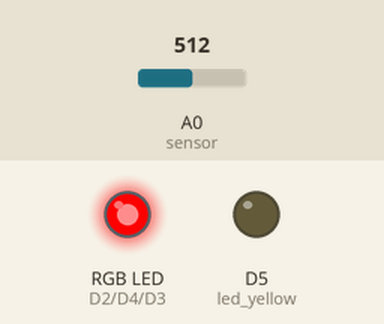
Bench run of a sketch on a simulated ESP8266 (NodeMCU). Shown: an RGB LED mixed from three pins (HIGH = lit), output pins drawn as LEDs (lit = HIGH). The inputs (shaded band) are chosen by the test bench; at power-on: A0 (sensor) = 512.

Above: at 1.2 s.
1.3 s: A0 (sensor) set to 486
At 1.8 s:
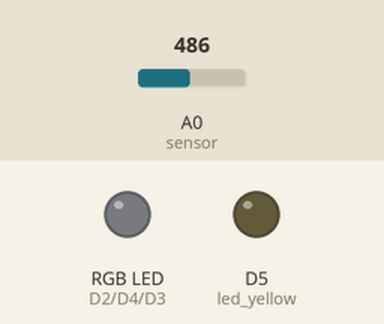
2.8 s: A0 (sensor) set to 1010
At 3.4 s:
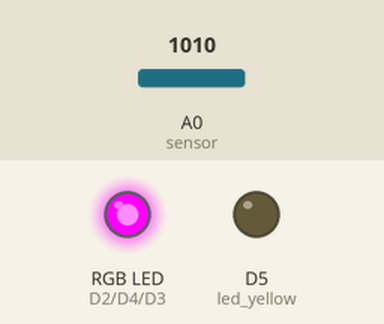
4.3 s: A0 (sensor) set to 983
At 5.2 s:
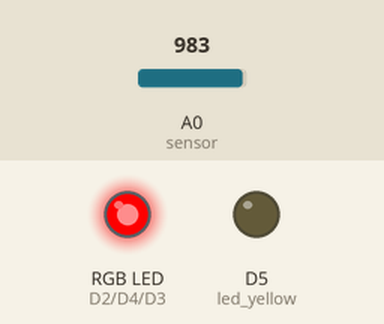
Timing chart, 0 to 7.3 s (numbered marks = the images above; inputs shaded):
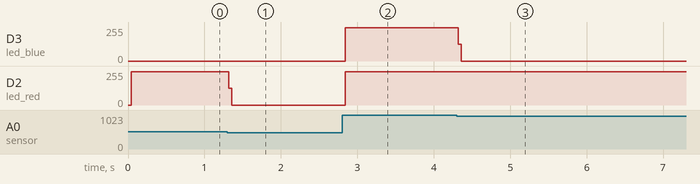

The sketch:

02._variable_resistance_sensor_led.ino
```cpp
/******************************************************************************************
 * FileName     : 02._variable_resistance_sensor_led
 * Description  : 가변저항 값에 따라 LED 순차적으로 켜보기(빨강-파랑-노랑-초록)
 * Author       : 이인정
 * Created Date : 2021.05.28
 * Reference    :
 * Modified     : 2021.06.02 : LIJ : 헤더 수정
 * Modified     : 2021.12.16 : LEH : 소스 크린징
******************************************************************************************/

int sensor     = A0;                      // 가변저항 센서
int led_red    = D2;                      // 빨강 LED
int led_blue   = D3;                      // 파랑 LED
int led_green  = D4;                      // 초록 LED
int led_yellow = D5;                      // 노랑 LED


void setup() {
  pinMode(led_red,OUTPUT);                // 핀 모드 설정
  pinMode(led_blue,OUTPUT);               // 핀 모드 설정
  pinMode(led_green,OUTPUT);              // 핀 모드 설정
  pinMode(led_yellow,OUTPUT);             // 핀 모드 설정
}


void loop() {
  int sensor_result = analogRead(sensor); // 센서가 측정한 값 저장

  digitalWrite(led_red,LOW);
  digitalWrite(led_blue,LOW);
  digitalWrite(led_green,LOW);
  digitalWrite(led_yellow,LOW);

  if(sensor_result>500){                  // 센서측정값이 500초과 빨강 LED 켜기
    digitalWrite(led_red,HIGH);
    }

  if(sensor_result>1000){                 // 센서측정값이 1000초과 파랑 LED 켜기
    digitalWrite(led_blue,HIGH);
    }

  if(sensor_result>1500){                 // 센서측정값이 1500초과 노랑 LED 켜기
    digitalWrite(led_yellow,HIGH);
    }

  if(sensor_result>2000){                 // 센서측정값이 2000초과 초록 LED 켜기
    digitalWrite(led_green,HIGH);
    }
}

//=========================================================================================
//
// (주)한국공학기술연구원 http://et.ketri.re.kr
//
//=========================================================================================
```

Measured:
- the behaviour switches between 501 and 500 on A0 (sensor) (found by bisection; images 0 and 1)
- the behaviour switches between 1001 and 1000 on A0 (sensor) (found by bisection; images 2 and 3)
- after the input at 1.3 s, D2 (led_red): 249/255 → 0/255 at once
- after the input at 2.8 s, D3 (led_blue), D2 (led_red): 0/255 → 249/255 at once
- after the input at 4.3 s, D3 (led_blue): 249/255 → 0/255 at once
